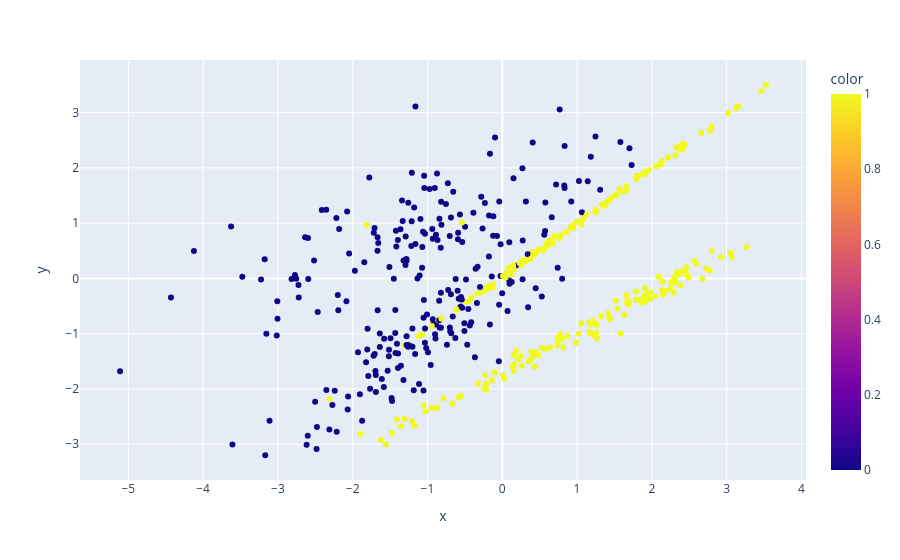

Write notebook code for a chart like this one.
### Code cell
px.scatter(x=X[:,0],y=X[:,1],color=y)

### Figure 1 — Plotly figure (JSON) as saved in the notebook; plotly's stock layout.template omitted (floating-point values rounded to 4 significant figures; data arrays with more than 128 entries replaced by an {"elided": "..."} marker saying what was removed)
{"data": [{"hovertemplate": "x=%{x}<br>y=%{y}<br>color=%{marker.color}<extra></extra>", "legendgroup": "", "marker": {"color": {"elided": "500 int values"}, "coloraxis": "coloraxis", "symbol": "circle"}, "mode": "markers", "name": "", "orientation": "v", "showlegend": false, "type": "scatter", "x": {"elided": "500 float values"}, "xaxis": "x", "y": {"elided": "500 float values"}, "yaxis": "y"}], "layout": {"autosize": true, "coloraxis": {"colorbar": {"title": {"text": "color"}}, "colorscale": [[0, "#0d0887"], [0.1111, "#46039f"], [0.2222, "#7201a8"], [0.3333, "#9c179e"], [0.4444, "#bd3786"], [0.5556, "#d8576b"], [0.6667, "#ed7953"], [0.7778, "#fb9f3a"], [0.8889, "#fdca26"], [1, "#f0f921"]]}, "legend": {"tracegroupgap": 0}, "margin": {"t": 60}, "xaxis": {"anchor": "y", "autorange": true, "domain": [0, 1], "range": [-5.667, 4.083], "title": {"text": "x"}, "type": "linear"}, "yaxis": {"anchor": "x", "autorange": true, "domain": [0, 1], "range": [-3.718, 4.023], "title": {"text": "y"}, "type": "linear"}}}
